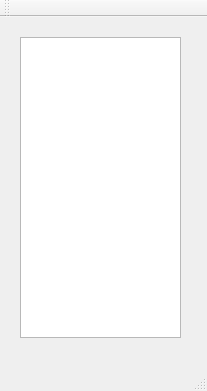
<?xml version="1.0" encoding="UTF-8"?>
<ui version="4.0">
 <class>MyForm</class>
 <widget class="QMainWindow" name="MyForm">
  <property name="geometry">
   <rect>
    <x>0</x>
    <y>0</y>
    <width>207</width>
    <height>391</height>
   </rect>
  </property>
  <property name="windowTitle">
   <string>MyForm</string>
  </property>
  <widget class="QWidget" name="centralWidget">
   <widget class="QGraphicsView" name="graphicsView">
    <property name="enabled">
     <bool>true</bool>
    </property>
    <property name="geometry">
     <rect>
      <x>20</x>
      <y>20</y>
      <width>161</width>
      <height>301</height>
     </rect>
    </property>
   </widget>
  </widget>
  <widget class="QMenuBar" name="menuBar">
   <property name="geometry">
    <rect>
     <x>0</x>
     <y>0</y>
     <width>207</width>
     <height>21</height>
    </rect>
   </property>
  </widget>
  <widget class="QToolBar" name="mainToolBar">
   <attribute name="toolBarArea">
    <enum>TopToolBarArea</enum>
   </attribute>
   <attribute name="toolBarBreak">
    <bool>false</bool>
   </attribute>
  </widget>
  <widget class="QStatusBar" name="statusBar"/>
 </widget>
 <layoutdefault spacing="6" margin="11"/>
 <resources/>
 <connections/>
</ui>
